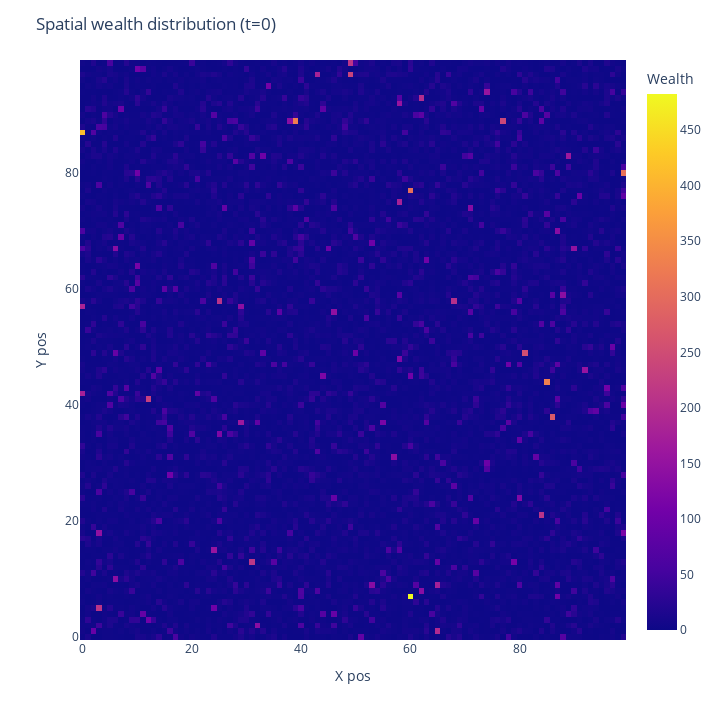

Notebook cell for this chart:
### Markdown cell above
# PART 2: Experiments
### - Experiment 1: Highly segregated / Large custers (example):

### Code cell
# Define model parameters
size = 100
density = 0.95
fixed_areas_pc = 0.0
popilation_sizes = [0.6, 0.2, 0.2]
homophily = 5
cluster_threshold = 4
alpha=0.99
stopping_threshold=5
server=False

# Create the model
model = Schelling(size, density, fixed_areas_pc, popilation_sizes, homophily, cluster_threshold, alpha, stopping_threshold, server)

# Plot starting type/wealth distribution
plot2D_modelTypes(model)
plot2D_modelWealth(model)

# Run the model
steps = 200
for i in range(steps):
    model.step()

### Figure 1 — Plotly figure (JSON) as saved in the notebook; plotly's stock layout.template omitted (floating-point values rounded to 4 significant figures; data arrays with more than 128 entries replaced by an {"elided": "..."} marker saying what was removed)
{"data": [{"coloraxis": "coloraxis", "histfunc": "sum", "hovertemplate": "x_pos=%{x}<br>y_pos=%{y}<br>sum of wealth=%{z}<extra></extra>", "name": "", "nbinsx": 100, "nbinsy": 100, "type": "histogram2d", "x": {"elided": "9470 int values"}, "xaxis": "x", "xbingroup": "x", "y": {"elided": "9470 int values"}, "yaxis": "y", "ybingroup": "y", "z": {"elided": "9470 float values"}}], "layout": {"coloraxis": {"colorbar": {"title": {"text": "Wealth"}}, "colorscale": [[0, "#0d0887"], [0.1111, "#46039f"], [0.2222, "#7201a8"], [0.3333, "#9c179e"], [0.4444, "#bd3786"], [0.5556, "#d8576b"], [0.6667, "#ed7953"], [0.7778, "#fb9f3a"], [0.8889, "#fdca26"], [1, "#f0f921"]]}, "height": 720, "legend": {"tracegroupgap": 0}, "margin": {"t": 60}, "title": {"text": "Spatial wealth distribution (t=0)"}, "width": 720, "xaxis": {"anchor": "y", "domain": [0, 1], "title": {"text": "X pos"}}, "yaxis": {"anchor": "x", "domain": [0, 1], "title": {"text": "Y pos"}}}}
